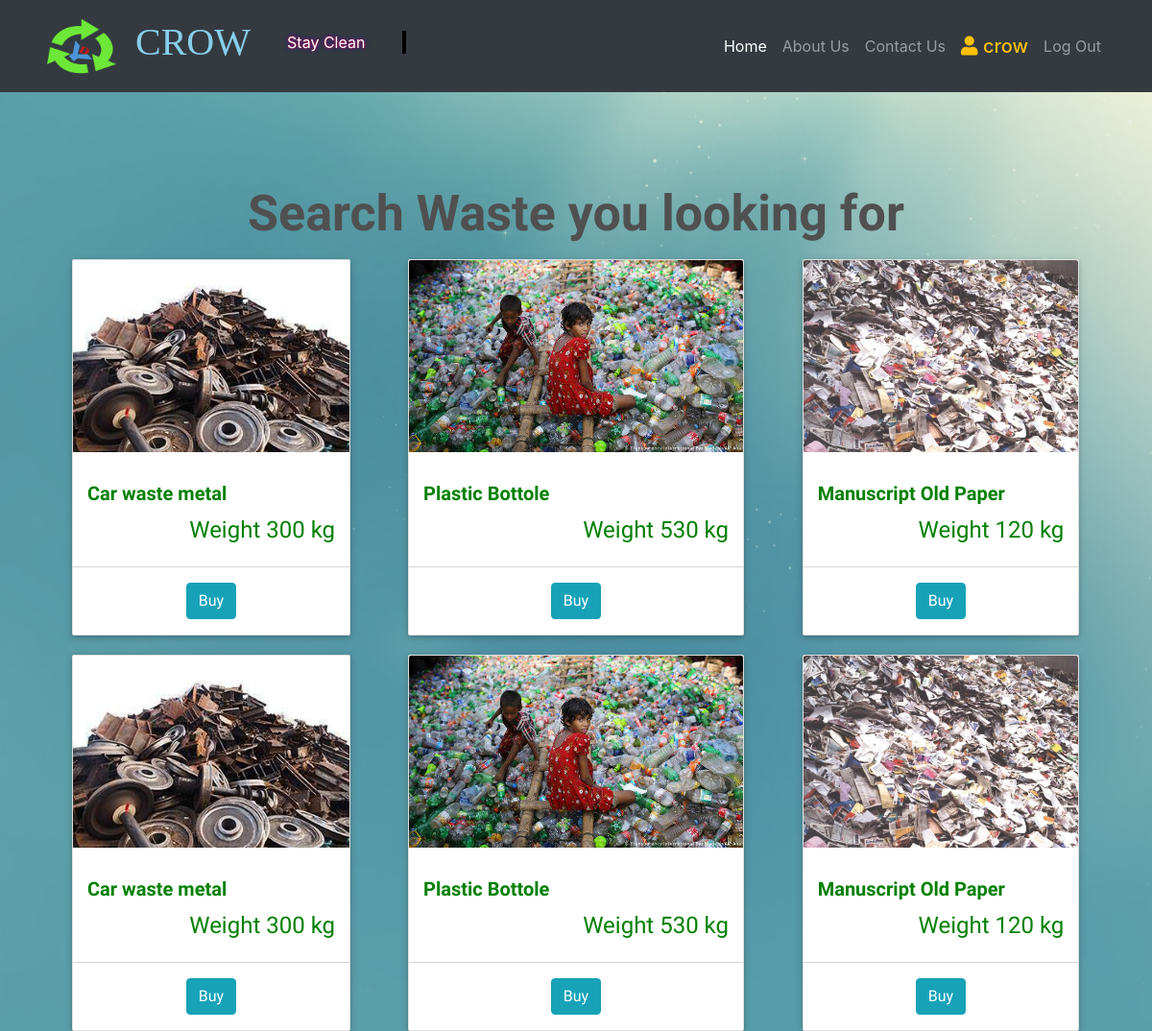
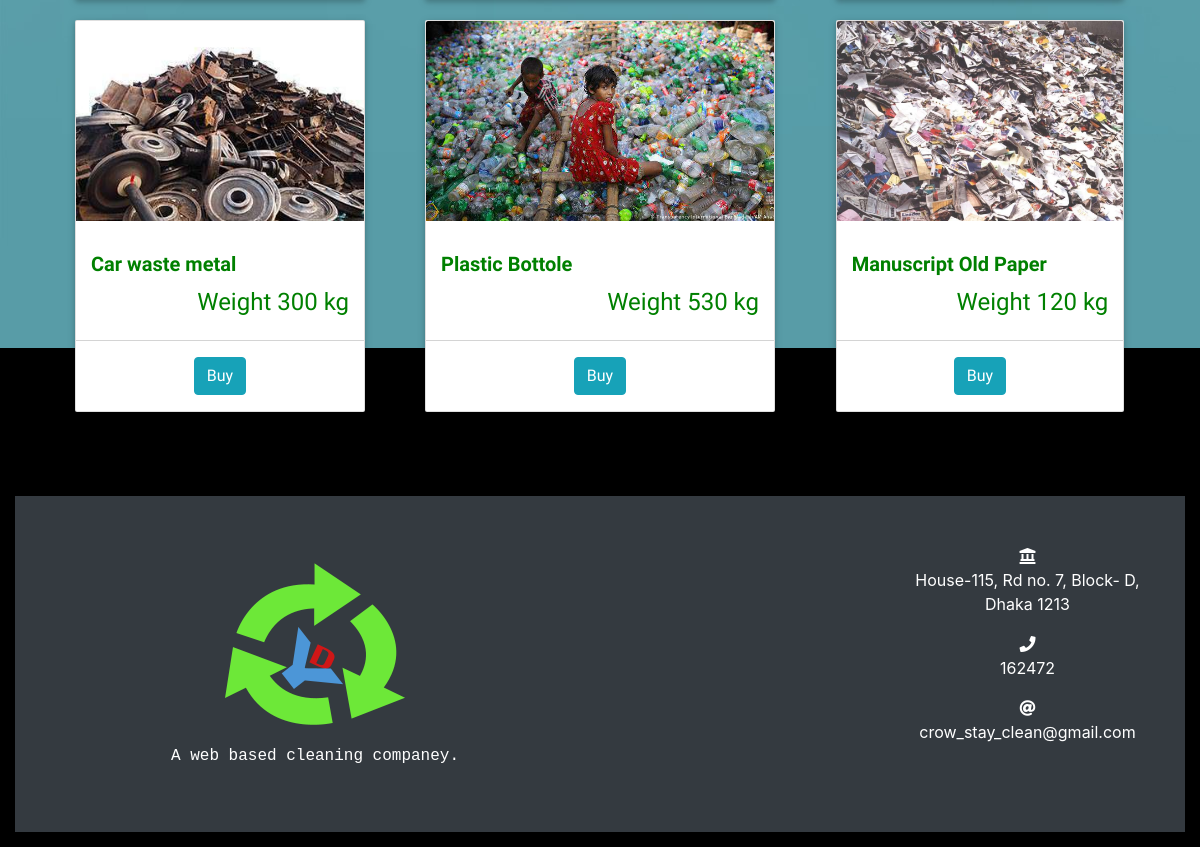
The app's page /display_garbage/ (signed in), older data (2 pictures, top to bottom).
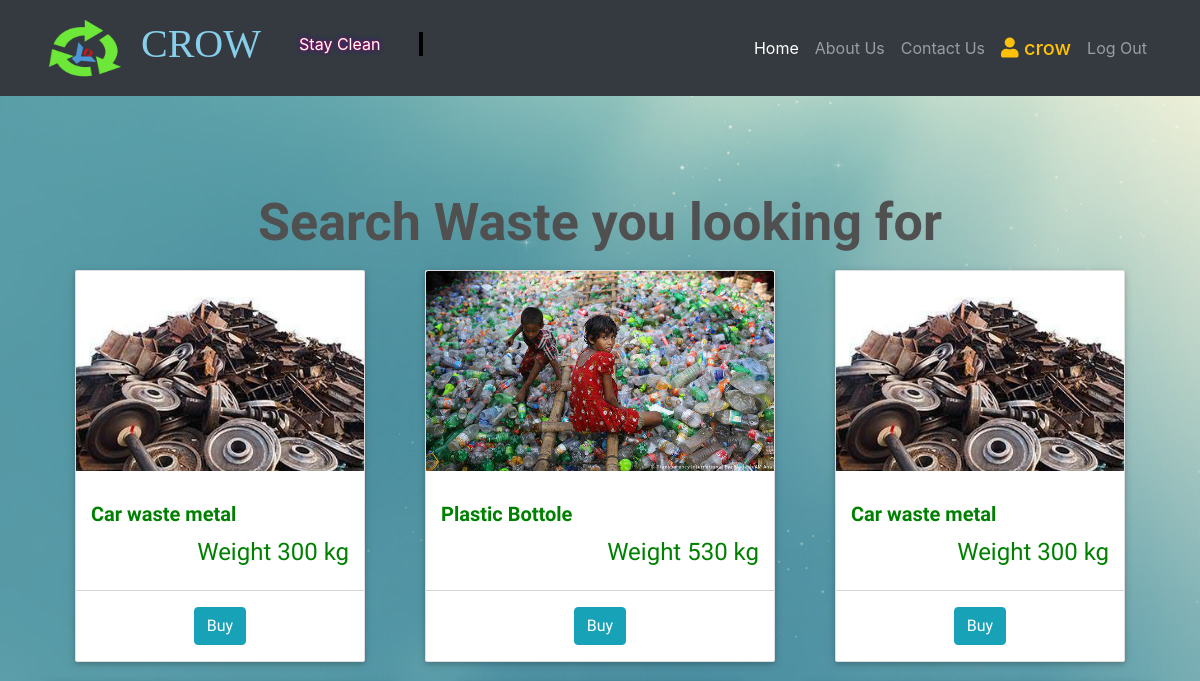
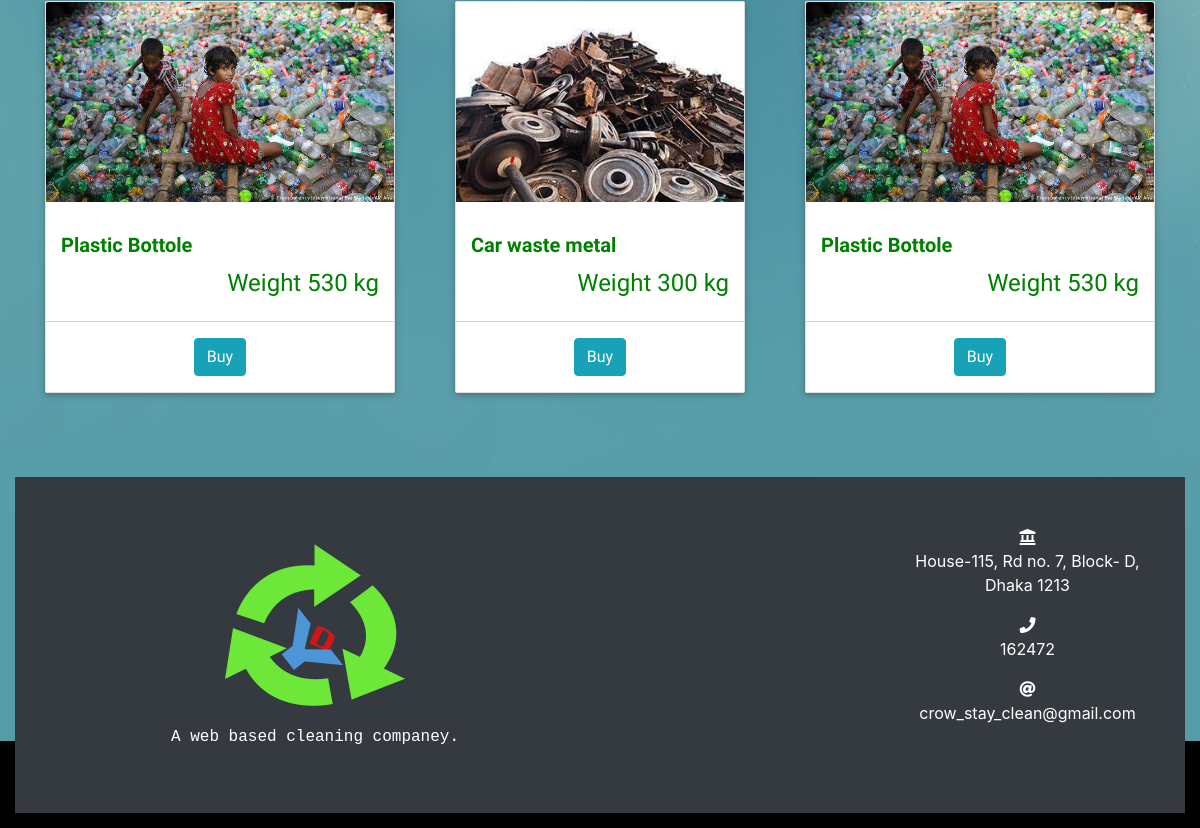
The same page, newer data (2 pictures, top to bottom).
### management/models.py (models this page shows, shortened)
class Garbage(models.Model):
    name=models.CharField(max_length=255,blank=False)
    desc=models.TextField(blank=False)
    status=models.BooleanField(default=False)
    weight=models.PositiveIntegerField(blank=True)
    image=models.ImageField(upload_to='')
    categoy=models.ForeignKey(GarbageCategory,on_delete=models.CASCADE)
    slug=models.SlugField(blank=True,unique=True)
    uploaded_by=models.IntegerField(default=0)

### management/views.py (the view)
# urls.py: path('display_garbage/',DisplayWasteView,name='display_garbage'),
def DisplayWasteView(request):
    if not request.user.is_authenticated:
        messages.add_message(request,messages.ERROR,'please login first')
        return redirect('homepage')
    if 1==request.user.account_type:
        messages.add_message(request, messages.ERROR,  'Your Account is Seller type please create a Buyer type Account to Buy Garbage')
        return redirect('homepage')
    context=dict()
    active_garbages=Garbage.objects.filter(status=True)
    context['garbages']=active_garbages
    context['loop_times'] = range(1, 4)
    return render(request,'display_waste.html',context)

### templates/display_waste.html (shortened to what this page needs)
{% extends 'base.html' %}
{% load static %}
{% block CSS %}
<link rel="stylesheet" href="{% static 'custom/css/display_waste.css' %}">
{% endblock CSS%}
{% block content %}
<section class="wrapper my-5">
     <div class="container-fostrap">
         <div class="mb-3">
             <h1 class="heading">
                Search Waste you looking for
             </h1>
         </div>
         <div class="content">
             <div class="container">
                 <div class="row">
                    {%for _ in loop_times %}
                    {% for garbage in garbages %}
                         <div class="col-xs-12 col-sm-4 col-md-4">
                         <div class="card">
                              <p class="img-card">
                              <img src="{{garbage.image.url}}" alt="garbage"/>
                              </p>
                              <div class="card-content">
                                   <h4 class="card-title">
                                  {{garbage.name}}
                                   </h4>
                                   <div class="star-section pull-right">
                                   <h4> Weight {{garbage.weight}} kg </h4>
                                   </div>
                                   <div class="clearfix"></div>
                              </div>
                              <div class="card-read-more">
                                   <a href="{% url 'buy_garbage' garbage.slug garbage.id %}">
                                        <button id="detail_btn" class="btn btn-info my-3">Buy</button>
                                   </a>
                              </div>
                         </div>
                         </div>
                    {% endfor %}
                    {% endfor %}
                 </div>
             </div>
         </div>
     </div>
 </section>
{% endblock content %}

Row changes from the older to the newer data that the page shows:
no longer on this page (row edited): Garbage: image (picture), name "Manuscript Old Paper", weight "120"
